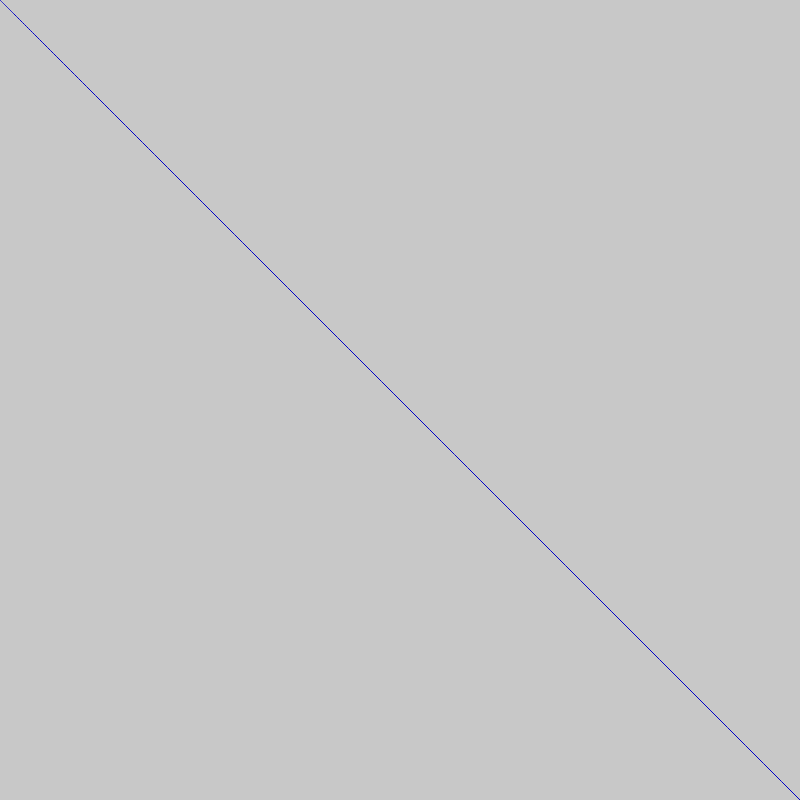
Frame 1 (no input)
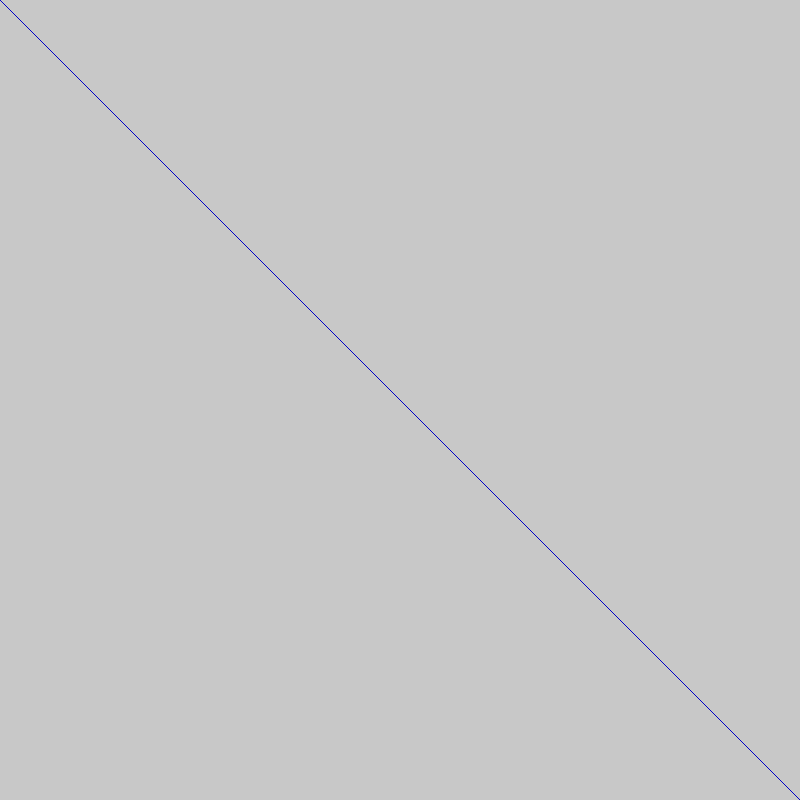
Frame 60 (no input)
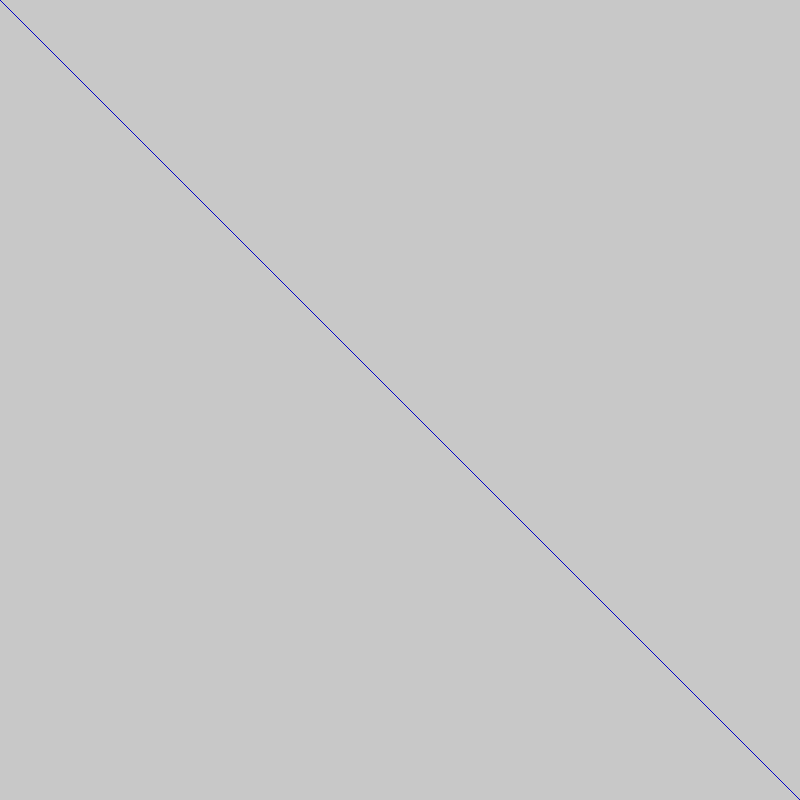
Frame 120 (the mouse pressed at the canvas centre since frame 60)

The p5.js sketch that drew these frames (run headless with seeded random() and noise() and a simulated clock; from frame 60 on, the mouse is pressed at the canvas centre):

// p5.js sketch
// ── sketch.js
/// <reference path="./p5.global-mode.d.ts" />

function setup() {
  // put setup code here
	createCanvas(800, 800);
	background(200);
}

//nice use of mouse movement- I think this could be useful in other ways too. 
function draw() {
	// put drawing code here
	fill(200);
	stroke(0, 0, 200);
	bezier(0, 0, mouseX, mouseY, -mouseX, -mouseY, 800, 800); //cursor in middle of shape - shape bigger as you get closer to bottom right
}
